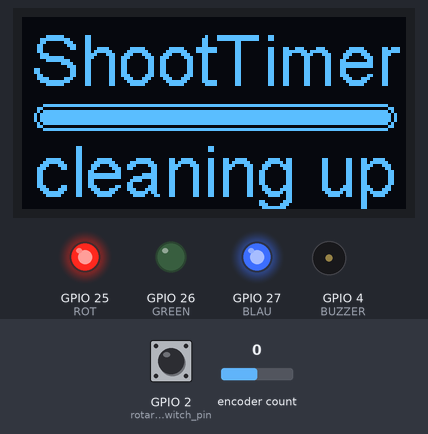
Simulated run of this sketch. Board: ESP32. On the bench: 128×64 one-colour display, output pins drawn as LEDs (lit = HIGH), buzzer (waves = sounding, pin HIGH). Inputs (shaded band) come from the test bench; at power-on: GPIO 2 (rotary_switch_pin) HIGH, encoder count 0. The local clock reads 2024-03-15 10:24:30 at power-on unless the sketch sets it; storage starts empty; what the sketch prints to the serial monitor is not drawn.

Above: at 0.8 s.
At 3.2 s:
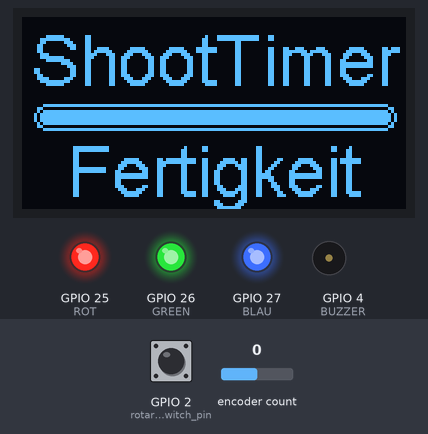
3.3 s: GPIO 2 (rotary_switch_pin) pulled LOW for 0.15 s
At 8.4 s:
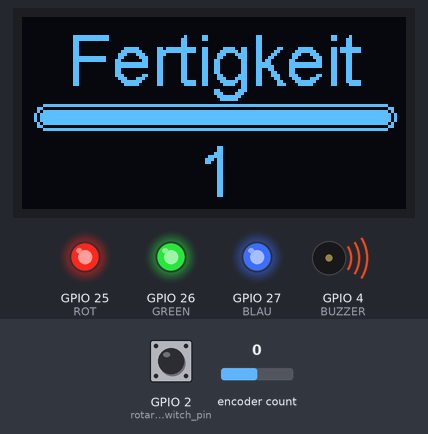
At 50.3 s:
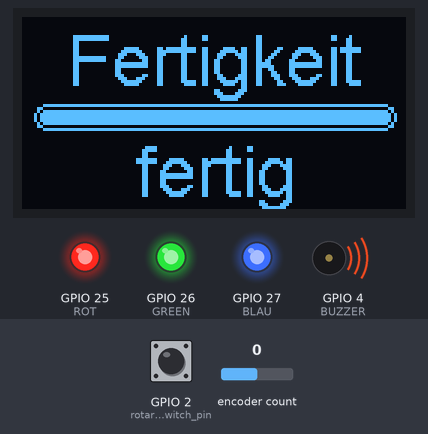
Timing chart, 0 to 52.0 s (numbered marks = the images above; inputs shaded):
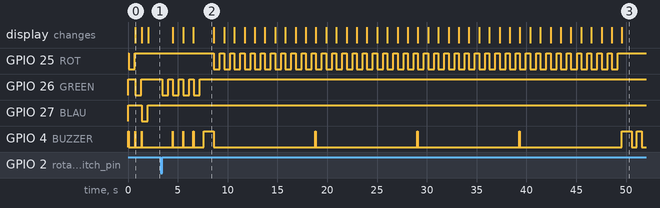

The sketch:

ShootTimer.ino
```cpp
#include <SPI.h>
#include <Wire.h>
#include <SSD1306.h>
#include <Encoder.h>
#include <RCSwitch.h>
#include <FS.h>
#include <SPIFFS.h>
#include <RtcDS1307.h>

#define DRAW_DELAY 118
#define D_NUM 47
#define ENC_A   32
#define ENC_B   33
#define FORMAT_SPIFFS_IF_FAILED true
#define countof(a) (sizeof(a) / sizeof(a[0]))

int           sekunde, minute, stunde, tag, wota, monat, jahr;
unsigned long currentTime, lastTime, ReceivedValue;
unsigned long sID [100];    //;TYPE;ZONE;BIT;PRO;TIME
int           sTYPE [100], sZONE [100], sBIT [100], sPRO [100], sTIME [100];
unsigned int  progress, total;
boolean       rotary_switch = false;
int           rotary_event = 0, i;
long          positionENC = 0, newENC;
String        out, in;
char          puffer[30];

SSD1306  display(0x3c, 21, 22);
Encoder  ENC(ENC_B, ENC_A);
RCSwitch mySwitch = RCSwitch();
RtcDS1307<TwoWire> Rtc(Wire);

void setup() {
  Serial.begin(115200);
//
//  LED(1,1000);      // rot
//  LED(2,1000);      // grün
//  LED(3,1000);      // blau
//  LED(4,1000);      // orange/gelb
//  LED(5,1000);      // cyan
//  LED(6,1000);      // magenta
//  LED(7,1000);      // weiss
//  BUZZ(250);
//
  pinMode       (25, OUTPUT);       // ROT
  pinMode       (26, OUTPUT);       // GREEN
  pinMode       (27, OUTPUT);       // BLAU
  pinMode       (4, OUTPUT);        // BUZZER
  LED_OFF();
  BUZZ_OFF();

  pinMode       (2, INPUT_PULLUP);         // rotary switch pin
  rotary_switch = false;

  progress = 0;
  total = 100;

  display.init();
  display.setContrast(255);
  display_text("starting","ShootTimer");
  BUZZ(25);
  LED(1,600);

  // Wire.begin(21,22); // due to limited pins, use pin 0 and 2 for SDA, SCL
  Rtc.Begin();
  RtcDateTime compiled = RtcDateTime(__DATE__, __TIME__);
  printDateTime(compiled);
    Serial.println();
  RtcDateTime now = Rtc.GetDateTime();
  printDateTime(now);
  Serial.println();


  if(!SPIFFS.begin(FORMAT_SPIFFS_IF_FAILED)){
    Serial.println("SPIFFS Mount Failed");
    return;
  }
  if(!SPIFFS.exists("/sensoren.csv")){
    writeFile(SPIFFS, "/sensoren.csv", "ID;TYPE;ZONE;BIT;PRO;TIME\r\n");
    Serial.println("write sensoren.csv");
  }
  display_text("cleaning up","ShootTimer");
  read_spiffs_to_sram(SPIFFS, "/sensoren.csv");
  write_sram_to_spiffs();
    BUZZ(25);
  LED(2,600);
  display_text("ready","ShootTimer");
    BUZZ(25);
  LED(3,600);
  display_menu(progress);

  // Interrupt initialisieren für RotarySwitch
  attachInterrupt(digitalPinToInterrupt(2), INT_RotarySwitch, CHANGE);
  // Interrupt initialisieren für RCSwitch
  mySwitch.enableReceive(digitalPinToInterrupt(15));
}

void loop() {

  if (mySwitch.available()) {

    display_top("ShootTimer");
    display.drawProgressBar(4, 29, 120, 8, 100 / (total / 100) );

    ReceivedValue = mySwitch.getReceivedValue();
    out = String(ReceivedValue);

    display.setFont(ArialMT_Plain_24);
    display.setTextAlignment(TEXT_ALIGN_CENTER);
    display.drawString(display.getWidth()/2, 38, out);
    display.display();

    write_new_sensor();
    mySwitch.resetAvailable();
    readFile(SPIFFS, "/sensoren.csv");
  }


  // Wenn Rotary Switch
  if (rotary_switch && digitalRead(2)){
    BUZZ(2);
    if (progress == 0){zeitserie(40, "Fertigkeit");}
    if (progress == 1){zeitserie(10, "Zeitser. 10");}
    if (progress == 2){zeitserie(20, "Zeitser. 20");}
    if (progress == 3){zeitserie(30, "Zeitser. 30");}
    if (progress == 4){zeitserie(40, "Zeitser. 40");}
    if (progress == 5){zeitserie(7, "Interv. 3/7");}
    rotary_switch = false;
    }

  // Wenn Rotary plus - minus
  if (!rotary_event == 0){
    BUZZ(2);
    progress = progress + rotary_event;
    if (progress > 100){progress = 6;}
    if (progress > 6){progress = 0;}
    display_menu(progress);
    rotary_event = 0;
    }
  // Rotary prüfen
  read_encoder();
}


// START  zeitserie()
void zeitserie(unsigned int zeit, String text) {
    LED(2,600);
    delay(400);
    display_text("3", text);
    BUZZ(25);
    LED(2,600);
    delay(400);
    display_text("2", text);
    BUZZ(25);
    LED(2,600);
    delay(400);
    display_text("1", text);
    BUZZ(25);
    LED(2,600);
    delay(400);
    BUZZ(1000);
    for (int i = 0; i < zeit; i++) {
      display_top(text);
      display.drawProgressBar(4, 29, 120, 8, (i+1) * (100/zeit) );
      display.setFont(ArialMT_Plain_24);
      display.setTextAlignment(TEXT_ALIGN_CENTER);
      int rest = zeit - i;
      display.drawString(display.getWidth()/2, 38, String(rest));
      display.display();

      LED(1,600);
      delay(350);
      if (i == 9 || i == 19 || i == 29){
        BUZZ(50);
      }
      else {
        delay(50);
      }
    }
    display_text("fertig", text);
    BUZZ(1000);
    delay(500);
    BUZZ(500);
} // END  zeitserie()


// START  display_menu()
void display_menu(int item) {
    String text = "Fertigkeit";
    if (item == 1){text = "Zeitser. 10";}
    if (item == 2){text = "Zeitser. 20";}
    if (item == 3){text = "Zeitser. 30";}
    if (item == 4){text = "Zeitser. 40";}
    if (item == 5){text = "Interv. 3/7";}
    if (item == 6){text = "Einstell.";}
    display_text(text, "ShootTimer");
} // END  display_menu()


// START  display_text()
void display_text(String text, String top) {
    display_top(top);
    display.drawProgressBar(4, 29, 120, 8, 100 / (total / 100) );
    display.setFont(ArialMT_Plain_24);
    display.setTextAlignment(TEXT_ALIGN_CENTER);
    display.drawString(display.getWidth()/2, 38, text);
    display.display();
} // END  display_text()


// START  display_top()
void display_top(String text) {
  display.clear();
  display.setFont(ArialMT_Plain_24);
  display.setTextAlignment(TEXT_ALIGN_CENTER);
  display.drawString(display.getWidth()/2, 1, text);
} // END  display_top()

// START  read_encoder()
void read_encoder() {
  newENC= ENC.read();
  if  (newENC != positionENC) {positionENC= newENC;}
  if  (positionENC > 3)   {
      ENC.write(0);
      positionENC = 0;
      rotary_event = 1;   }
  if (positionENC < -3)   {
      ENC.write(0);
      positionENC = 0;
      rotary_event = -1;  }
} // END  read_encoder()

// START  INT_RotarySwitch()
void INT_RotarySwitch() {rotary_switch = true;}
// END    INT_RotarySwitch()

// START  LED(int LED, double zeit)
int LED(int LED, double zeit){
  if (LED == 1){
    digitalWrite(25, LOW);
    }
  if (LED == 2){
    digitalWrite(26, LOW);
    }
  if (LED == 3){
    digitalWrite(27, LOW);
    }
  if (LED == 4){
    digitalWrite(25, LOW);
    digitalWrite(26, LOW);
    }
  if (LED == 5){
    digitalWrite(27, LOW);
    digitalWrite(26, LOW);
    }
  if (LED == 6){
    digitalWrite(25, LOW);
    digitalWrite(27, LOW);
    }
  if (LED == 7){
    digitalWrite(25, LOW);
    digitalWrite(26, LOW);
    digitalWrite(27, LOW);
    }
  delay(zeit+10);
  digitalWrite(25, HIGH);
  digitalWrite(26, HIGH);
  digitalWrite(27, HIGH);
}// END   LED(int LED, double zeit)


void LED_OFF() {
  digitalWrite(25, HIGH);
  digitalWrite(26, HIGH);
  digitalWrite(27, HIGH);
}

int BUZZ(double zeit){
  digitalWrite  (4, HIGH);
  delay(zeit);
  BUZZ_OFF();
}
void BUZZ_OFF() {
  digitalWrite  (4, LOW);
}

void appendFile(fs::FS &fs, const char * path, String text){
    const char * message = text.c_str();
    File file = fs.open(path, FILE_APPEND);
    if(!file){
        Serial.println("- failed to open file for appending");
        return;
    }
    if(!file.print(message)){
        Serial.println("- append failed");
    }
}

void writeFile(fs::FS &fs, const char * path, const char * message){
    File file = fs.open(path, FILE_WRITE);
    if(!file){
        Serial.println("- failed to open file for writing");
        return;
    }
    if(!file.print(message)){
        Serial.println("- frite failed");
    }
}

void readFile(fs::FS &fs, const char * path){
    File file = fs.open(path);
    if(!file || file.isDirectory()){
        Serial.println("- failed to open file for reading");
        return;
    }

    Serial.println("- read from file:");
    while(file.available()){
        Serial.write(file.read());
    }
}

void deleteFile(fs::FS &fs, const char * path){
    if(!fs.remove(path)){
        Serial.println("- delete failed");
    }
}

void delete_write(){
  if(SPIFFS.exists("/sensoren.csv")){
    deleteFile(SPIFFS, "/sensoren.csv");
  }
  delay(100);
  if(!SPIFFS.exists("/sensoren.csv")){
    writeFile(SPIFFS, "/sensoren.csv", "ID;TYPE;ZONE;BIT;PRO;TIME\r\n");
  }
}

void write_new_sensor(){
    out = String(mySwitch.getReceivedValue()) + ";" + String(progress) + ";" + String(1) + ";" + String(mySwitch.getReceivedBitlength()) + ";" + String(mySwitch.getReceivedProtocol()) + ";" + String(mySwitch.getReceivedDelay()) + "\r\n";
    appendFile(SPIFFS, "/sensoren.csv",out); // ID;TYPE;ZONE;BIT;PRO;TIME\r\n
}

// START read_spiffs_to_sram()
void read_spiffs_to_sram(fs::FS &fs, const char * path){
    Serial.printf("clean up and read to sram \r\n");
    File file = fs.open(path);
    if(!file || file.isDirectory()){
        Serial.println("- failed");
        return;
    }
    i= file.readBytesUntil('\n', puffer, sizeof(puffer));
      puffer[i] = 0;
    int x = 0;
    while(file.available()){
      i= file.readBytesUntil(';', puffer, sizeof(puffer));
        puffer[i] = 0;
        sID[x] = atol(puffer);
        int y = 0;
        for (y; y < x; y++) {
            if (sID[x] == sID[y]) {
               y=998;
               sID[x] = 0;
            }
        }
      i= file.readBytesUntil(';', puffer, sizeof(puffer));
        puffer[i] = 0;
        sTYPE[x] = atoi(puffer);
      i= file.readBytesUntil(';', puffer, sizeof(puffer));
        puffer[i] = 0;
        sZONE[x] = atoi(puffer);
      i= file.readBytesUntil(';', puffer, sizeof(puffer));
        puffer[i] = 0;
        sBIT[x] = atoi(puffer);
      i= file.readBytesUntil(';', puffer, sizeof(puffer));
        puffer[i] = 0;
        sPRO[x] = atoi(puffer);
      i= file.readBytesUntil('\n', puffer, sizeof(puffer));
        puffer[i] = 0;
        sTIME[x] = atoi(puffer);
      if (y < 999){
        x++;
      }
    }
} // END read_spiffs_to_sram()


// START write_sram_to_spiffs()
void write_sram_to_spiffs(){
  Serial.printf("write sram to spiffs \r\n");
  deleteFile(SPIFFS, "/sensoren.csv");
  writeFile(SPIFFS, "/sensoren.csv", "ID;TYPE;ZONE;BIT;PRO;TIME\r\n");
  for (int x = 0; x < 100; x++) {
    if (sID[x] > 0) {
      out = String(sID[x]) + ";" + String(sTYPE[x]) + ";" + String(sZONE[x]) + ";" + String(sBIT[x]) + ";" + String(sPRO[x]) + ";" + String(sTIME[x]) + "\r\n";
      appendFile(SPIFFS, "/sensoren.csv", out);
    }
  }
}// END write_sram_to_spiffs()


void printDateTime(const RtcDateTime& dt)
{
    char datestring[20];

    snprintf_P(datestring,
            countof(datestring),
            PSTR("%02u/%02u/%04u %02u:%02u:%02u"),
            dt.Month(),
            dt.Day(),
            dt.Year(),
            dt.Hour(),
            dt.Minute(),
            dt.Second() );
    Serial.print(datestring);
}
```

Measured:
- after the input at 3.3 s, GPIO 25 (ROT): alternates HIGH for 0.41 s and LOW for 0.61 s, 80 changes in all, then stays HIGH, starting after 5.3 s; GPIO 26 (GREEN): alternates HIGH for 0.44 s and LOW for 0.61 s, 8 changes in all, then stays HIGH, starting after 0.15 s; the display: first changes after 1.2 s (image 2 shows a later state)
- what the display in image 0 shows lasts 0.7 s, from 0.7 s to 1.4 s
- what the display in image 2 shows lasts 2.0 s, from 6.6 s to 8.6 s
